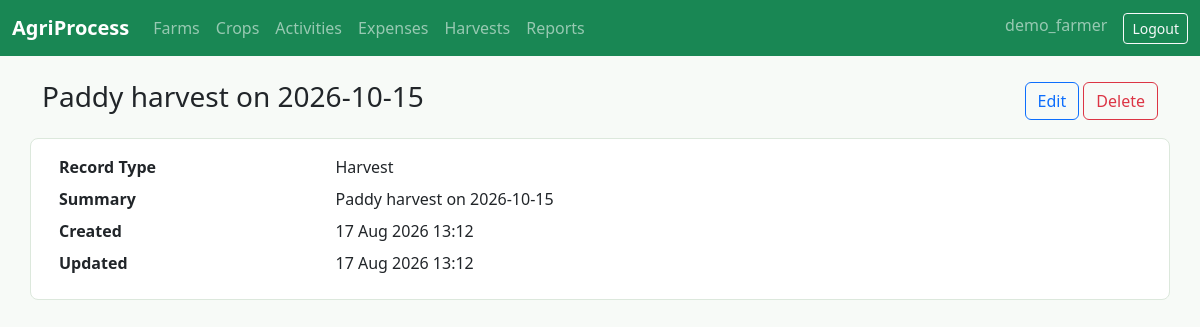
/harvests/1/ (signed in), run on the app's committed database.
### farmops/models.py (models this page shows, shortened)
class TimeStampedModel(models.Model):
    created_at = models.DateTimeField(auto_now_add=True)
    updated_at = models.DateTimeField(auto_now=True)
    class Meta:
        abstract = True

class Harvest(TimeStampedModel):
    QUALITY_CHOICES = [("excellent", "Excellent"), ("good", "Good"), ("average", "Average"), ("poor", "Poor")]
    crop = models.ForeignKey(Crop, on_delete=models.CASCADE, related_name="harvests")
    harvest_date = models.DateField()
    harvest_start_date = models.DateField()
    harvest_end_date = models.DateField()
    harvest_season = models.CharField(max_length=40)
    harvested_quantity = models.DecimalField(max_digits=12, decimal_places=2, validators=[MinValueValidator(Decimal("0.00"))])
    unit_of_measurement = models.CharField(max_length=20, default="kg")
    expected_yield = models.DecimalField(max_digits=12, decimal_places=2, validators=[MinValueValidator(Decimal("0.00"))])
    actual_yield = models.DecimalField(max_digits=12, decimal_places=2, validators=[MinValueValidator(Decimal("0.00"))])
    yield_quality = models.CharField(max_length=20, choices=QUALITY_CHOICES, default="good")
    storage_location = models.CharField(max_length=160, blank=True)
    storage_quantity = models.DecimalField(max_digits=12, decimal_places=2, default=0)
    storage_type = models.CharField(max_length=80, blank=True)
    storage_date = models.DateField(null=True, blank=True)
    is_sold = models.BooleanField(default=False)
    selling_price = models.DecimalField(max_digits=12, decimal_places=2, default=0)
    total_income = models.DecimalField(max_digits=12, decimal_places=2, default=0)
    buyer_details = models.CharField(max_length=160, blank=True)
    selling_date = models.DateField(null=True, blank=True)
    class Meta:
        ordering = ["-harvest_date"]
    def __str__(self):
        return f"{self.crop.crop_name} harvest on {self.harvest_date}"

class Crop(TimeStampedModel):
    STATUS_CHOICES = [
        ("planned", "Planned"),
        ("sown", "Sown"),
        ("growing", "Growing"),
        ("ready", "Ready for Harvest"),
        ("harvested", "Harvested"),
        ("cancelled", "Cancelled"),
    ]
    SEASONS = [
        ("kharif", "Kharif"),
        ("rabi", "Rabi"),
        ("zaid", "Zaid"),
        ("annual", "Annual"),
    ]
    farm = models.ForeignKey(Farm, on_delete=models.CASCADE, related_name="crops")
    crop_registration_number = models.CharField(max_length=60)
    crop_code = models.CharField(max_length=30)
    crop_name = models.CharField(max_length=100)
    crop_variety = models.CharField(max_length=100)
    crop_category = models.CharField(max_length=80)
    season = models.CharField(max_length=20, choices=SEASONS)
    sowing_date = models.DateField()
    sowing_method = models.CharField(max_length=80)
    seed_spacing = models.CharField(max_length=80, blank=True)
    crop_status = models.CharField(max_length=20, choices=STATUS_CHOICES, default="planned")
    notes = models.TextField(blank=True)
    class Meta:
        ordering = ["-sowing_date", "crop_name"]
        constraints = [
            models.UniqueConstraint(fields=["farm", "crop_code"], name="unique_crop_code_per_farm")
        ]

### farmops/views.py (the view)
# urls.py: path("harvests/<int:pk>/", views.HarvestDetailView.as_view(), name="harvest-detail"),
class HarvestDetailView(OwnedQuerysetMixin, DetailView):
    model = Harvest
    template_name = "farmops/detail.html"
    owner_path = "crop__farm__owner"

### farmops/views.py (called while the page is built)
    def get_context_data(self, **kwargs):
        context = super().get_context_data(**kwargs)
        context["model_name"] = self.model._meta.verbose_name.title()
        context["model_name_plural"] = self.model._meta.verbose_name_plural.title()
        return context

    def get_queryset(self):
        queryset = super().get_queryset()
        lookup = {self.owner_path: self.request.user}
        query = self.request.GET.get("q", "").strip()
        queryset = queryset.filter(**lookup)
        return self.apply_search(queryset, query)

    def apply_search(self, queryset, query):
        return queryset

### templates/farmops/detail.html
{% extends "base.html" %}
{% block content %}
<div class="d-flex justify-content-between align-items-center mb-3">
  <h1 class="h3">{{ object }}</h1>
  <div><a class="btn btn-outline-primary" href="edit/">Edit</a> <a class="btn btn-outline-danger" href="delete/">Delete</a></div>
</div>
<dl class="row detail-list">
  <dt class="col-sm-3">Record Type</dt>
  <dd class="col-sm-9">{{ model_name }}</dd>
  <dt class="col-sm-3">Summary</dt>
  <dd class="col-sm-9">{{ object }}</dd>
  <dt class="col-sm-3">Created</dt>
  <dd class="col-sm-9">{{ object.created_at|date:"d M Y H:i" }}</dd>
  <dt class="col-sm-3">Updated</dt>
  <dd class="col-sm-9">{{ object.updated_at|date:"d M Y H:i" }}</dd>
</dl>
{% endblock %}

### templates/base.html (shortened to what this page needs)
{% load static %}
<!doctype html>
<html lang="en">
<head>
  <link href="https://cdn.jsdelivr.net/npm/bootstrap@5.3.3/dist/css/bootstrap.min.css" rel="stylesheet">
  <link rel="stylesheet" href="{% static 'css/styles.css' %}">
</head>
<body>
  <nav class="navbar navbar-expand-lg navbar-dark bg-success">
    <div class="container-fluid">
      <a class="navbar-brand fw-semibold" href="{% url 'dashboard' %}">AgriProcess</a>
      <div class="collapse navbar-collapse" id="nav">
        <ul class="navbar-nav me-auto">
          {% if user.is_authenticated %}
            <li class="nav-item"><a class="nav-link" href="{% url 'farm-list' %}">Farms</a></li>
            <li class="nav-item"><a class="nav-link" href="{% url 'crop-list' %}">Crops</a></li>
            <li class="nav-item"><a class="nav-link" href="{% url 'activity-list' %}">Activities</a></li>
            <li class="nav-item"><a class="nav-link" href="{% url 'expense-list' %}">Expenses</a></li>
            <li class="nav-item"><a class="nav-link" href="{% url 'harvest-list' %}">Harvests</a></li>
            <li class="nav-item"><a class="nav-link" href="{% url 'reports' %}">Reports</a></li>
          {% endif %}
        </ul>
        <ul class="navbar-nav">
          {% if user.is_authenticated %}
            <li class="nav-item"><span class="navbar-text me-3">{{ user.username }}</span></li>
            <li class="nav-item"><form method="post" action="{% url 'logout' %}">{% csrf_token %}<button class="btn btn-outline-light btn-sm">Logout</button></form></li>
          {% else %}
            <li class="nav-item"><a class="btn btn-outline-light btn-sm me-2" href="{% url 'login' %}">Login</a></li>
            <li class="nav-item"><a class="btn btn-light btn-sm" href="{% url 'register' %}">Register</a></li>
          {% endif %}
        </ul>
      </div>
    </div>
  </nav>
  <main class="container py-4">
    {% block content %}{% endblock %}
  </main>
</body>
</html>

### static/css/styles.css (style rules this page uses)
body { background: #f7faf7; }
.detail-list { background: #fff; border: 1px solid #dce8dc; border-radius: 8px; padding: 1rem; }

### data on the page
Harvest: crop+harvest_date "Paddy harvest on 2026-10-15", created_at "17 Aug 2026 13:12", updated_at "17 Aug 2026 13:12"

### other printed values
{{ user.username }} "demo_farmer"
{{ model_name }} "Harvest"
